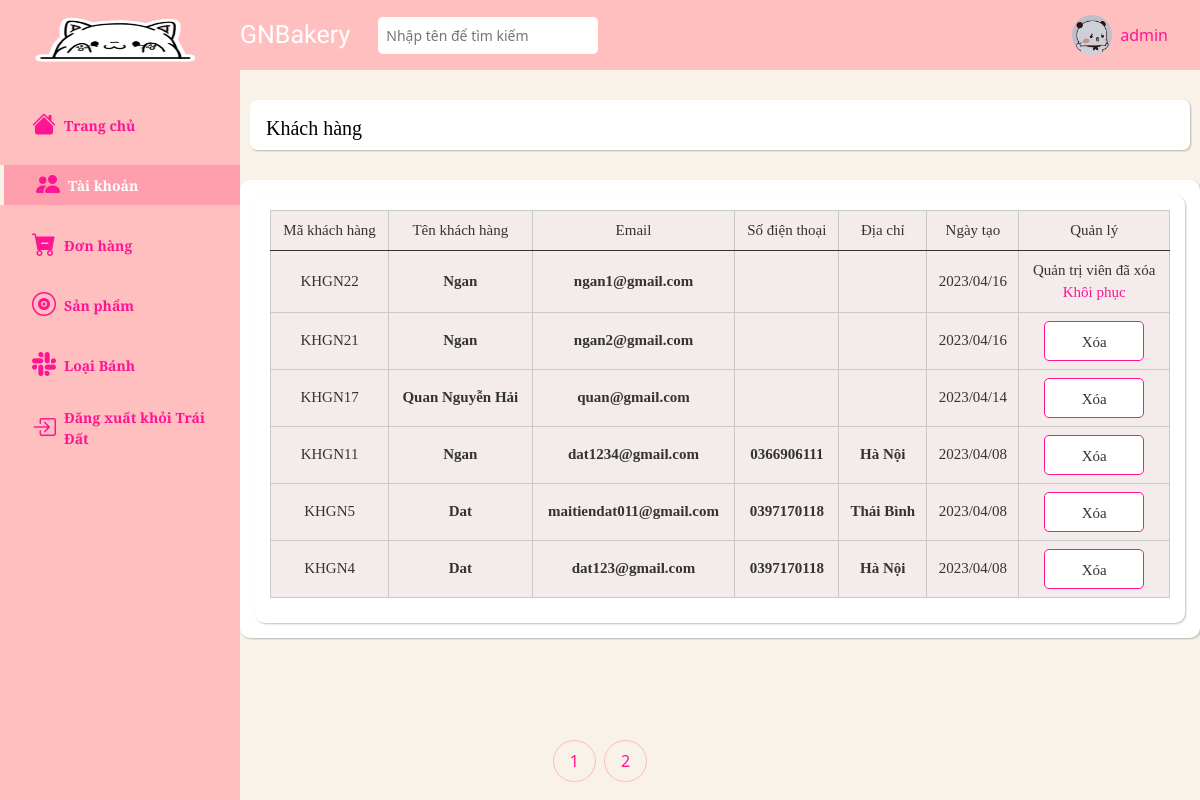
Before: /admin/customer/index.php (signed in) with the older database file.
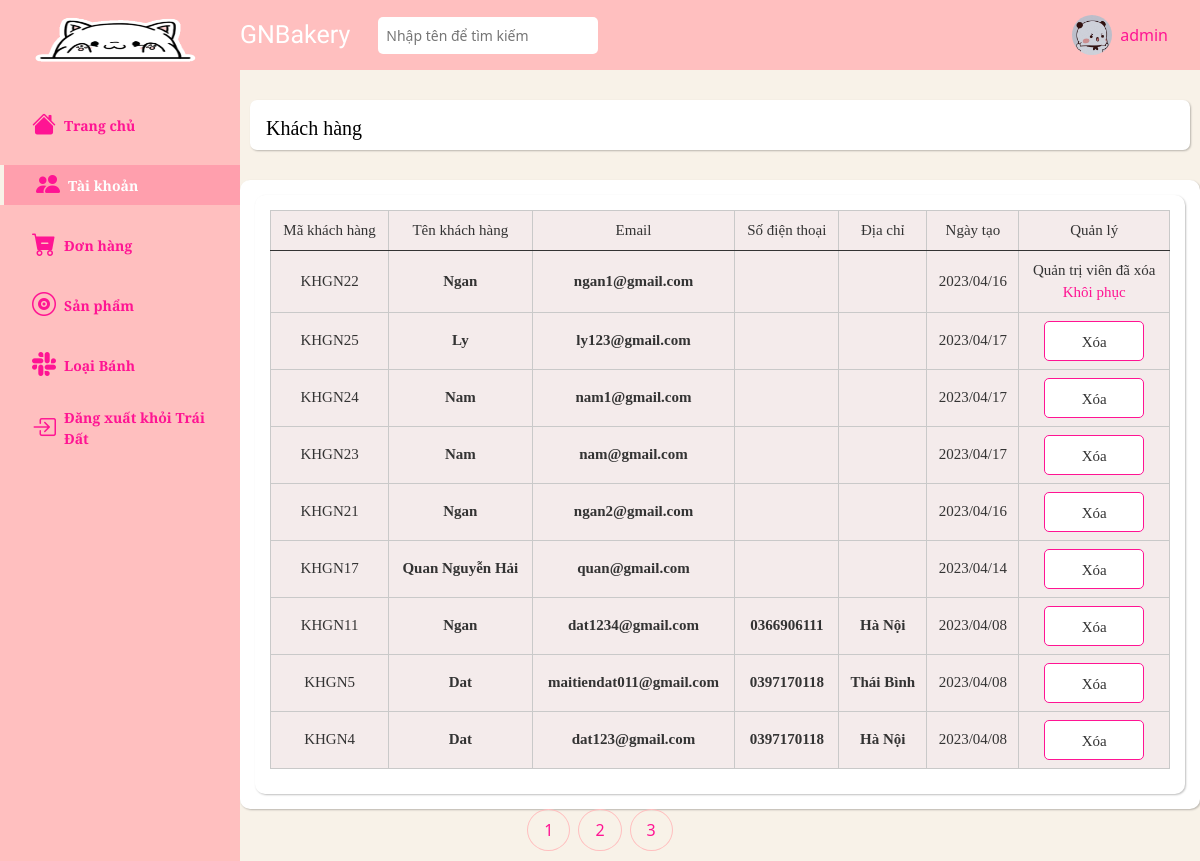
After: the same page with the newer database file.
### tables this page shows
CREATE TABLE `users` (
  `id` int NOT NULL,
  `name` varchar(255) NOT NULL,
  `email` varchar(255) NOT NULL,
  `password` varchar(255) NOT NULL,
  `phone` varchar(100) DEFAULT NULL,
  `address` varchar(255) DEFAULT NULL,
  `gender` varchar(10) DEFAULT NULL,
  `birthday` date DEFAULT NULL,
  `created` timestamp NOT NULL DEFAULT CURRENT_TIMESTAMP,
  `deleted` date DEFAULT NULL,
  `level` int NOT NULL,
  `status` int NOT NULL DEFAULT '1',
  `id_deleted` int DEFAULT NULL
);

### admin/customer/index.php (the view, shortened to what the changed rows need)
<?php
    $page = 'users';
    require_once '../../database/connect.php';
    $where = '1';
    $page_current = 1;
    $sql_num_order = "select count(*) from orders";
    $arr_num_order = mysqli_query($connect, $sql_num_order);
    $result_num_order = mysqli_fetch_array($arr_num_order);
    $num_order = $result_num_order['count(*)'];
    $num_order_per_page = 10;
    $num_page = ceil($num_order / $num_order_per_page);
    $skip_page = $num_order_per_page * ($page_current - 1);
    $sql = "Select *,DATE_FORMAT(created, '%Y/%m/%d') as date from users where level = 0 and ($where)
    ORDER BY status asc,id DESC
    limit $num_order_per_page offset $skip_page";
    $result = mysqli_query($connect, $sql);
    require_once '../navbar-vertical.php';
?>
    <div class="main__container">
        <div class="container-fluid px-4">
            <div class="container-fluid">
            <div class="row gx-5">
                <div class="col-12">
                    <div class="table-responsive-sm">
                        <table class="order_table table table-sm table-light align-middle">
                            <thead style = "text-align : center;">
                                <tr>
                                    <th scope="col">Mã khách hàng</th>
                                    <th scope="col">Tên khách hàng</th>
                                    <th scope="col">Email</th>
                                    <th scope="col">Số điện thoại</th>
                                    <th  scope="col">Địa chỉ</th>
                                    <th  scope="col">Ngày tạo</th>
                                    <th  scope="col">Quản lý</th>
                                </tr>
                            </thead>
                            <tbody style ="text-align:center;">
                            <?php foreach($result as $each){ ?>
                                <tr>
                                    <th class ="id-numbers" scope="col">
                                        <a style = "text-decoration:none; color:#333;"href="" >KHGN<?= $each['id'] ?></a>
                                    </th>
                                    <th scope="col">
                                        <span class = "nameofyou"><?= $each['name'] ?></span>
                                    </th>
                                    <th scope="col">
                                       <span class="nameofyou"><?= $each['email'] ?></span>
                                    </th>
                                    <th scope="col">
                                       <span class="nameofyou"><?= $each['phone'] ?></span>
                                    </th>
                                    <th scope="col">
                                       <span class="nameofyou"><?= $each['address'] ?></span>
                                    </th>
                                    <th scope="col" ><?=$each['date'] ?>
                                    <th scope="col">
                                        <div class="two_buttons">
                                            <?php if($each['status'] == 1) { ?>
                                            <a onclick="return confirm('Bạn chắc chắn muốn xóa?')" href="./update_status.php?id=<?= $each['id'] ?>&status=1&level=<?=$level?>&page=<?=$page_current?>">Xóa</a>
                                            <?php }if($each['status'] == 0) {
                                                    $idLevel = $each['id_deleted'];
                                                    $sqlLevel = "select level from users where id = $idLevel";
                                                    $resultLevel = mysqli_query($connect, $sqlLevel);
                                                    $row = mysqli_fetch_assoc($resultLevel);
                                                    $level = $row["level"];
                                                    if($level == 1){?>
                                                        <span>Quản trị viên đã xóa</span>
                                                    <?php
                                                    }if($level == 2){?>
                                                        <span>NVGN<?=$each['id_deleted']?> đã xóa</span>
                                                    <?php
                                                    }?>
                                        </div>
                                        <div>
                                            <a style = "text-decoration: none;"  onclick="return confirm('Bạn chắc chắn muốn khôi phục?')" href="./update_status.php?id=<?= $each['id'] ?>&status=0&level=<?=$level?>&page=<?=$page_current?>">Khôi phục</a>
                                        <?php } ?>
                                        </div>
                                    </th>
                                </tr>
                            <?php } ?>
                            </tbody>
                        </table>
                    </div>
                </div>
            </div>
    </div>
        </div>
    </div>
<?php require_once '../footer.php'; ?>

### admin/navbar-vertical.php (shortened to what the changed rows need)
<!DOCTYPE html>
<html lang="en">
<head>
    <link rel="stylesheet" href="https://cdnjs.cloudflare.com/ajax/libs/normalize/8.0.1/normalize.min.css"/>
    <link href="https://cdn.jsdelivr.net/npm/bootstrap@5.0.2/dist/css/bootstrap.min.css" rel="stylesheet">
    <link rel="stylesheet" href="https://cdn.jsdelivr.net/npm/bootstrap-icons@1.7.2/font/bootstrap-icons.css">
    <link rel="stylesheet" href="../../assets/css/admin.css">
    <link rel="stylesheet" href="../../assets/css/responsive_admin.css">
    <link rel="stylesheet" href="../../assets/css/detail_orders.css">
    <link rel="stylesheet" type="text/css" href="../../assets/css/admin_order.css">
    <link rel="stylesheet" href="https://cdnjs.cloudflare.com/ajax/libs/font-awesome/5.15.3/css/all.min.css" />
</head>
<body>
<div class="main">
    <nav class="navbar navbar-vertical position-fixed top-0 start-0 bottom-0 p-0 navbar-collapse hide-on-mobile-tablet">
        <div class="navbar__content">
            <a class="navbar-brand px-5 d-block" href="#">
                <img class="navbar-brand__img" src="../../source (1).gif" alt="">
            </a>
        </div>
    </nav>

### admin/footer.php (shortened to what the changed rows need)
<footer>
            <ul class="pagination table__pagination justify-content-center">
                <?php for($i = 1; $i <= $num_page; $i++) { ?>
                    <li class="pagination-item
                        <?php if($i == $page) { echo 'pagination-item--active';} ?>
                    ">
                        <a href="?page=<?php echo $i ?><?php if(isset($_GET['search_status'])){
                                                                    }?>" class="pagination-item__link">
                            <?php echo $i ?>
                        </a>
                    </li>
                <?php } ?>
            </ul>
        </footer>
    </div>
</body>
</html>

Changed rows visible on the page:
added users: id "25", name "Ly", email "ly123@gmail.com", date "2023/04/17"
added users: id "24", name "Nam", email "nam1@gmail.com", date "2023/04/17"
added users: id "23", name "Nam", email "nam@gmail.com", date "2023/04/17"
Other visible differences:
new list line: "3"
